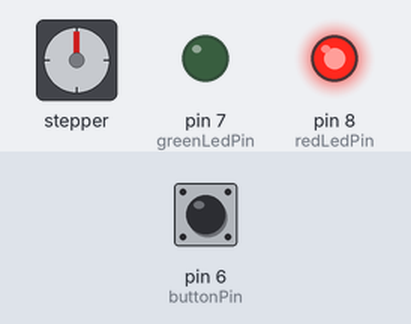
Recording of a sketch running on a simulated Arduino Uno, built with avr-gcc and run on an emulated ATmega328P. Parts: stepper motor, output pins drawn as LEDs (lit = HIGH). The test bench sets the inputs (shaded band); at power-on: pin 6 (buttonPin) LOW. Stepper angles assume 200 steps per turn; pins used as bus, display or sensor lines are not drawn.

Above: at 4.2 s.
4.3 s: pin 6 (buttonPin) pulled HIGH for 0.15 s
At 5.48 s:
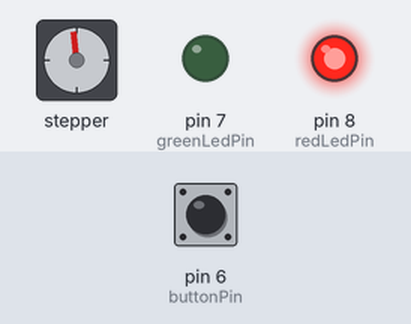
At 6.6 s:
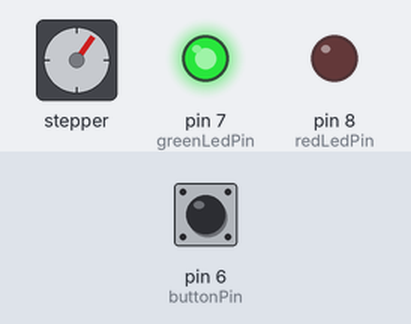
7.4 s: pin 6 (buttonPin) pulled HIGH for 3.2 s
At 15.9 s:
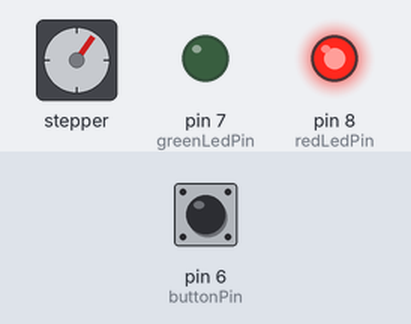
Timing chart, 0 to 17.4 s (numbered marks = the images above; inputs shaded):
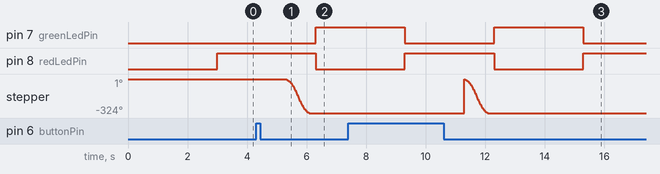

The sketch:

main.ino
```cpp
#include <CircularBuffer.h>
#include <Wire.h>
#include <AccelStepper.h>

# define I2C_SLAVE_ADDRESS 11

const int stepperEnPin = 2;
const int stepPin = 3;
const int dirPin = 4;
int stepperState = LOW;
int pos = 0;
const int stepperMinSwing = 0;
const int stepperMaxSwing = 120;
const int stepDelayMs = 500;
const int fullCyclePulses = 200;

float motorMaxSpeed = 1000.0;
float motorSpeed = 1000.0;   //pulse per second
float motorAccel = 1000.0; //87500; //steps/second/second to accelerate
AccelStepper stepper(1, stepPin, dirPin);

const int redLedPin = 8;
const int greenLedPin = 7;
const int buttonPin = 6;
const int remoteButtonPin = 5;

int redLedState = HIGH;
int greenLedState = LOW;
int buttonState;
int lastButtonState = LOW;

unsigned long lastDebounceTime = 0;
const unsigned long debounceDelay = 150;
unsigned long lastButtonLockTime = millis();
const unsigned long buttonLockTime = 3000;

bool locked = false;

const int piMessageSize = 2;
const int piMessageOpenDoor = 100;
const int piMessageCloseDoor = 1001;

bool piButtonPressed = false;

typedef void (*Job)();

struct Task {
  String name;
  unsigned long dueDate;
  Job job;
};

const int taskLimit = 20;
CircularBuffer <Task, taskLimit> tasks;

void setup() {
    Serial.begin(9600);
  setupButton();
  setupLeds();
  setupStepper();
  setupI2c();
}

void setupButton() {
  pinMode(buttonPin, INPUT);
  }

void setupLeds() {
  pinMode(redLedPin, OUTPUT);
  pinMode(greenLedPin, OUTPUT);
  }

void setupStepper() {
//   pinMode(stepPin, OUTPUT);
   pinMode(stepperEnPin, OUTPUT);
//   pinMode(dirPin, OUTPUT);

    stepper.setMaxSpeed(motorMaxSpeed);
    stepper.setSpeed(motorSpeed);
    stepper.setAcceleration(motorAccel);

    stepper.setCurrentPosition(0);
    delay(2000);
  }

void stepperOn() {
  stepperState = HIGH;
  }

void stepperOff() {
  stepperState = LOW;
  }


void setupI2c() {
  Wire.begin(I2C_SLAVE_ADDRESS);
  delay(1000);
  //  Wire.onRequest(i2cRequest);
  Wire.onReceive(i2cReceive);
}

void i2cReceive(int howMany) {
  if (howMany != piMessageSize) {
    return;
  }

  for (int i = 0; i < howMany; i++) {
    byte c = Wire.read();
    if (i == piMessageSize - 1) {
      handleI2cMessage(c);
    }
  }
}

void handleI2cMessage(int message) {
  if (message == piMessageOpenDoor) {
    piButtonPressed = true;
  }
}

void i2cRequest() {

}

void resetStepper() {
  stepper.setCurrentPosition(0);
}

void addTask(String name, unsigned long dueDate, void job ()) {
  struct Task task = {name, dueDate, job};
  tasks.push(task);
}

void performTasks() {
  for (int i = 0; i < tasks.size(); i++) {
    if (tasks[i].dueDate < millis()) {
      struct Task task = tasks.shift();
      task.job();
    } else {
      return;
    }
  }
}

void toggleLed(String color) {
  if (color == "red") {
    redLedState = HIGH;
    greenLedState = LOW;
  }

  if (color == "green") {
    redLedState = LOW;
    greenLedState = HIGH;
  }
}

void checkButton() {
  int reading = piButtonPressed;
  if (reading == false) {
    reading = digitalRead(buttonPin);
  }

  unsigned long now = millis();

  if ((now - lastButtonLockTime) < buttonLockTime) {
    return;
  }

  //  if (reading != lastButtonState) {
  //    lastDebounceTime = now;
  //    }

  if ((now - lastDebounceTime) > debounceDelay) {
    if (reading != buttonState) {
      buttonState = reading;
      lastButtonLockTime = now;
      if (buttonState == HIGH) {
        buttonPressed();
      }

    }
  }
}

void stepperDir(String dir = "right") {
  if (dir == "right") {
    digitalWrite(dirPin,HIGH);
    } else {
      digitalWrite(dirPin,LOW);
      }
  }

void moveStepper(float rotation, String dir, int relSpeed = 1) {
//  stepperDir(dir);

  int pulses = (int)(rotation * fullCyclePulses) * ((dir == "right") ? 1 : -1);
  int delayMs = (int)(stepDelayMs / relSpeed);

  stepper.moveTo(pulses);
  stepper.runToPosition();
//  for(int x = 0; x < pulses; x++) {
//    digitalWrite(stepPin,HIGH);
//    delayMicroseconds(stepDelayMs);
//    digitalWrite(stepPin,LOW);
//    delayMicroseconds(delayMs);
//    }
  }

void buttonPressed() {
  piButtonPressed = false;

  unsigned long now = millis();
  addTask("StartStepper", (now), []() {
    resetStepper();
    stepperOn();
  });
  addTask("MoveLeft", (now + 1000), []() {
    moveStepper(0.9, "left", 1);
  });
  addTask("GreenOn", (now + 2000), []() {
    toggleLed("green");
  });
  addTask("RedOn", (now + 5000), []() {
    toggleLed("red");
  });
//  addTask("MoveRight", (now + 5500), []() {
//    moveStepper(0.5, "right", 1);
//  });
  addTask("StopStepper", (now + 6500), []() {
    stepperOff();
  });
}

void checkStepper() {
  digitalWrite(stepperEnPin, stepperState == LOW ? HIGH : LOW);
  }

void checkLeds() {
  digitalWrite(greenLedPin, greenLedState);
  digitalWrite(redLedPin, redLedState);
}

void loop() {
  checkButton();
  checkLeds();
  checkStepper();

  performTasks();
}
```

Measured:
- after the input at 4.3 s, pin 7 (greenLedPin): LOW → HIGH after 2.0 s; pin 8 (redLedPin): HIGH → LOW after 2.0 s; stepper: turns 324° counter-clockwise in 0.79 s, starting after 1.0 s
- after the input at 7.4 s, stepper: turns 322° clockwise in 0.00 s, then 322° counter-clockwise in 0.76 s
